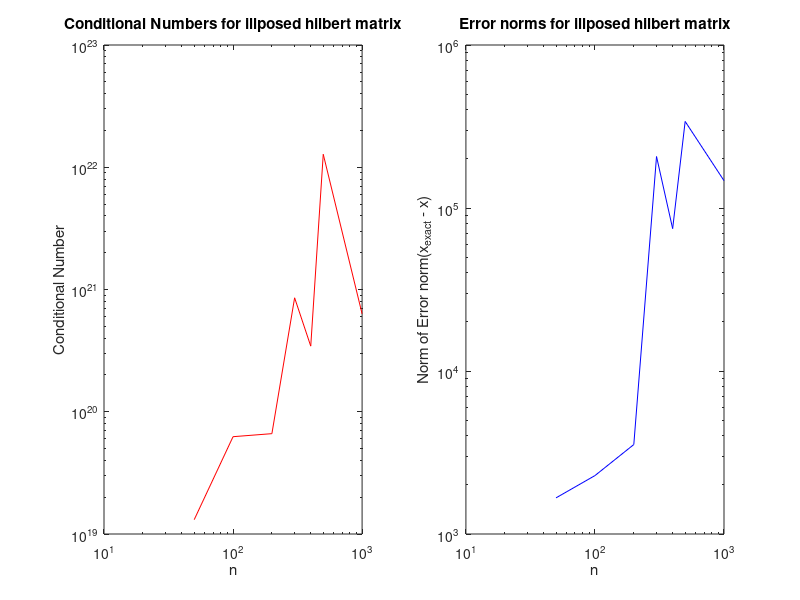

MATLAB code for this plot:
rng('default');

n = [50, 100, 200, 300, 400, 500, 1000];
condNum = zeros(length(n), 1);
errorNorms = zeros(length(n), 1);

for i = 1:length(n)
    H = hilb(n(i));
    x_exact = rand(n(i), 1);
    b = H * x_exact;
    x = H \ b;
    condNum(i) = cond(H);
    errorNorms(i) = norm(x_exact - x);
end

subplot(1, 2, 1);
% hold on;
loglog(n, condNum, 'r-');
hold on;
scatter(n, condNum, 'o', 'DisplayName', 'Conditional Numbers');
xlabel("n");
ylabel("Conditional Number");
hold off;
title("Conditional Numbers for illposed hilbert matrix")

subplot(1, 2, 2);
% scatter(n, errorNorms, 'o', 'DisplayName', 'Norm Error');
% hold on;
loglog(n, errorNorms, 'b-');
hold on;
scatter(n, errorNorms, 'o', 'DisplayName', 'Norm Error');
xlabel("n");
ylabel("Norm of Error norm(x_{exact} - x)");
hold off;
title("Error norms for illposed hilbert matrix");